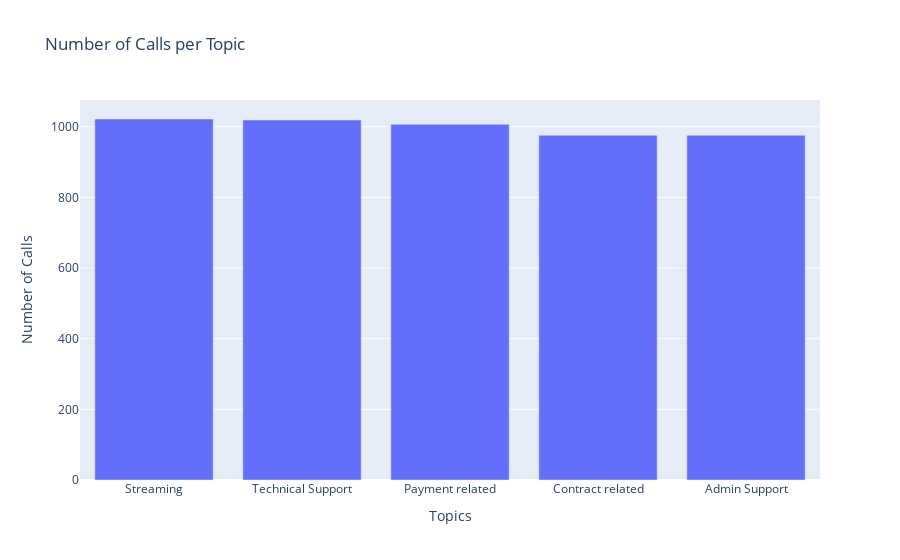

The notebook cell this image was saved under:
### Markdown cell above
There's practically no difference on the number of calls per topic; in other words we don't see anything alarming as yet. Perhaps we can check if there was a time when one topic had numbers we're not used to.

### Code cell
fig = px.bar(
    x=topic_counts.index,
    y=topic_counts.values,
    labels={"x": "Topics", "y": "Number of Calls"},
    title="Number of Calls per Topic",
)
fig.show()

### Figure 1 — Plotly figure (JSON) as saved in the notebook; plotly's stock layout.template omitted (floating-point values rounded to 4 significant figures)
{"data": [{"alignmentgroup": "True", "hovertemplate": "Topics=%{x}<br>Number of Calls=%{y}<extra></extra>", "legendgroup": "", "marker": {"color": "#636efa", "pattern": {"shape": ""}}, "name": "", "offsetgroup": "", "orientation": "v", "showlegend": false, "textposition": "auto", "type": "bar", "x": ["Streaming", "Technical Support", "Payment related", "Contract related", "Admin Support"], "xaxis": "x", "y": [1022, 1019, 1007, 976, 976], "yaxis": "y"}], "layout": {"barmode": "relative", "legend": {"tracegroupgap": 0}, "title": {"text": "Number of Calls per Topic"}, "xaxis": {"anchor": "y", "domain": [0, 1], "title": {"text": "Topics"}}, "yaxis": {"anchor": "x", "domain": [0, 1], "title": {"text": "Number of Calls"}}}}
